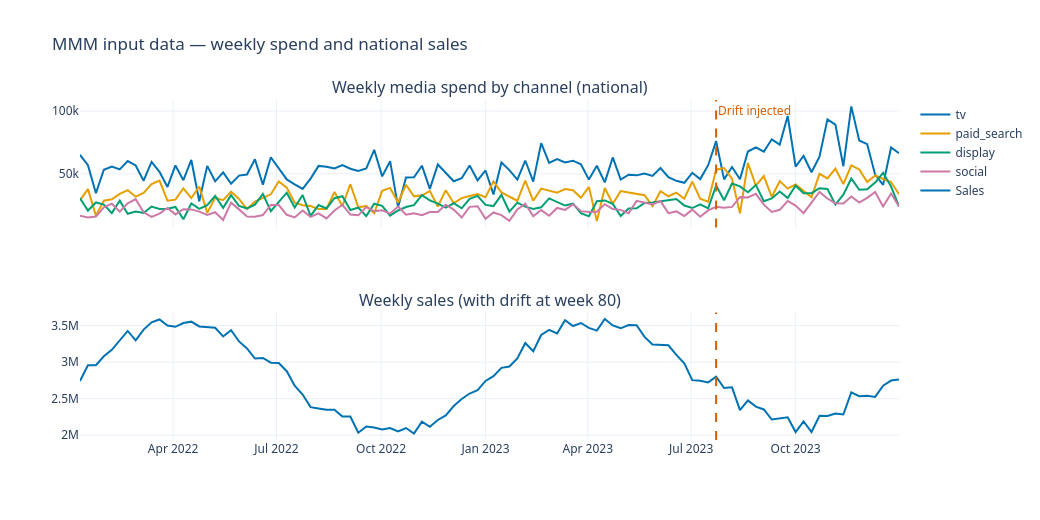

The notebook cell this image was saved under:
### Markdown cell above
---
## 🎨 Custom Visualizations — Extended Analysis

### Code cell
# ── Fig 1: National spend vs sales time series ────────────────────────────────
# shared_xaxes=True: zooming/panning on one panel syncs both —
fig = make_subplots(rows=2, cols=1, shared_xaxes=True,
    subplot_titles=['Weekly media spend by channel (national)', 'Weekly sales (with drift at week 80)'])
for i, ch in enumerate(CHANNELS_MMM):
    fig.add_trace(go.Scatter(
        x=df_national.week, y=df_national[f'{ch}_spend'],
        name=ch, line=dict(color=PALETTE_CATEGORICAL[i])), row=1, col=1)
fig.add_trace(go.Scatter(
    x=df_national.week, y=df_national.sales,
    name='Sales', line=dict(color=C_BLUE, width=2)), row=2, col=1)

drift_x = str(week_dates[80].date())
fig.add_vline(x=drift_x, line_dash='dash', line_color=C_VERMILLION)
fig.add_annotation(
    x=drift_x, y=1, yref='paper',   # yref='paper': y=1 is top of the figure
    text='Drift injected',
    showarrow=False,
    font=dict(color=C_VERMILLION),
    xanchor='left',
)

fig.update_layout(height=520, width=1040, template=PLOTLY_TEMPLATE,
    title='MMM input data — weekly spend and national sales',
    font=dict(family=FONT_FAMILY, size=12))
fig.show()
